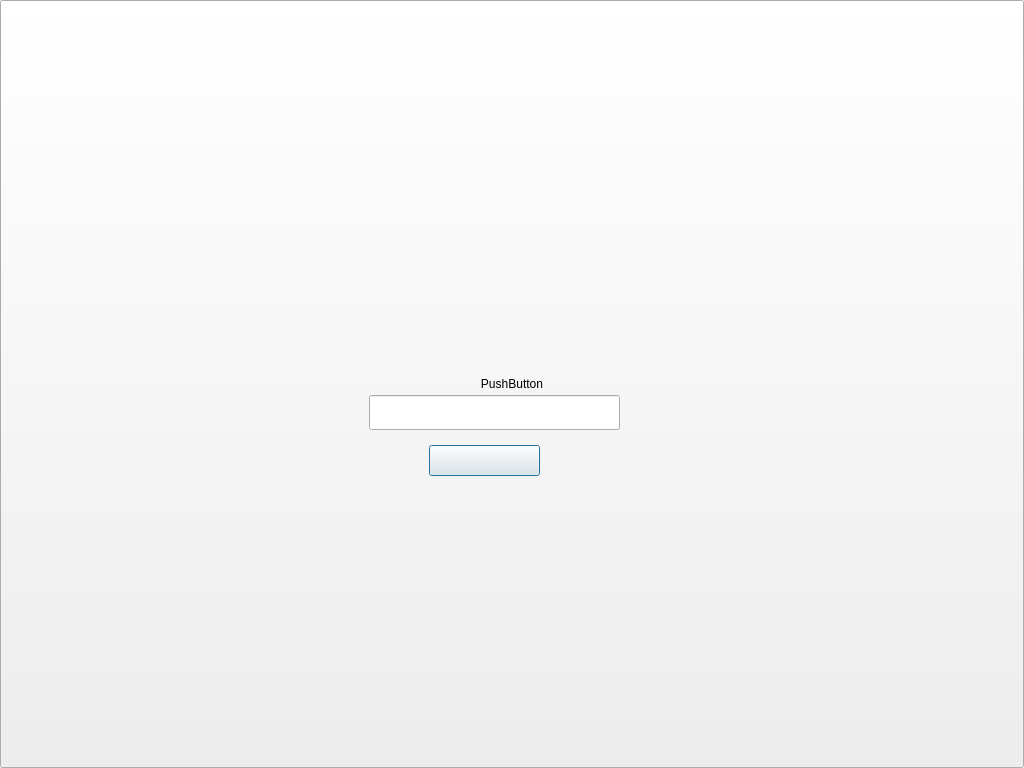
<?xml version="1.0" encoding="UTF-8"?>
<ui version="4.0">
 <class>Dialog</class>
 <widget class="QDialog" name="Dialog">
  <property name="geometry">
   <rect>
    <x>0</x>
    <y>0</y>
    <width>1024</width>
    <height>768</height>
   </rect>
  </property>
  <property name="windowTitle">
   <string>Dialog</string>
  </property>
  <widget class="QWidget" name="widget" native="true">
   <property name="geometry">
    <rect>
     <x>290</x>
     <y>280</y>
     <width>411</width>
     <height>231</height>
    </rect>
   </property>
   <widget class="HoverButton" name="pushButton">
    <property name="geometry">
     <rect>
      <x>139</x>
      <y>165</y>
      <width>111</width>
      <height>31</height>
     </rect>
    </property>
    <property name="text">
     <string/>
    </property>
   </widget>
   <widget class="QLabel" name="descriptionLabel">
    <property name="geometry">
     <rect>
      <x>79</x>
      <y>75</y>
      <width>251</width>
      <height>21</height>
     </rect>
    </property>
    <property name="text">
     <string/>
    </property>
   </widget>
   <widget class="QLabel" name="label">
    <property name="geometry">
     <rect>
      <x>-1</x>
      <y>5</y>
      <width>400</width>
      <height>221</height>
     </rect>
    </property>
    <property name="text">
     <string/>
    </property>
    <property name="pixmap">
     <pixmap resource="pic.qrc">:/pic/Setting/dialog.png</pixmap>
    </property>
   </widget>
   <widget class="QLineEdit" name="lineEdit">
    <property name="geometry">
     <rect>
      <x>79</x>
      <y>115</y>
      <width>251</width>
      <height>35</height>
     </rect>
    </property>
    <property name="cursor">
     <cursorShape>ArrowCursor</cursorShape>
    </property>
    <property name="maxLength">
     <number>10</number>
    </property>
    <property name="alignment">
     <set>Qt::AlignCenter</set>
    </property>
   </widget>
   <widget class="QLabel" name="titleLabel">
    <property name="geometry">
     <rect>
      <x>120</x>
      <y>20</y>
      <width>161</width>
      <height>20</height>
     </rect>
    </property>
    <property name="text">
     <string/>
    </property>
   </widget>
   <zorder>label</zorder>
   <zorder>pushButton</zorder>
   <zorder>lineEdit</zorder>
   <zorder>titleLabel</zorder>
   <zorder>descriptionLabel</zorder>
  </widget>
  <widget class="QPushButton" name="mask">
   <property name="geometry">
    <rect>
     <x>0</x>
     <y>0</y>
     <width>1024</width>
     <height>768</height>
    </rect>
   </property>
   <property name="text">
    <string>PushButton</string>
   </property>
  </widget>
  <zorder>mask</zorder>
  <zorder>widget</zorder>
 </widget>
 <customwidgets>
  <customwidget>
   <class>HoverButton</class>
   <extends>QPushButton</extends>
   <header location="global">hoverbutton.h</header>
  </customwidget>
 </customwidgets>
 <resources>
  <include location="pic.qrc"/>
 </resources>
 <connections/>
</ui>
